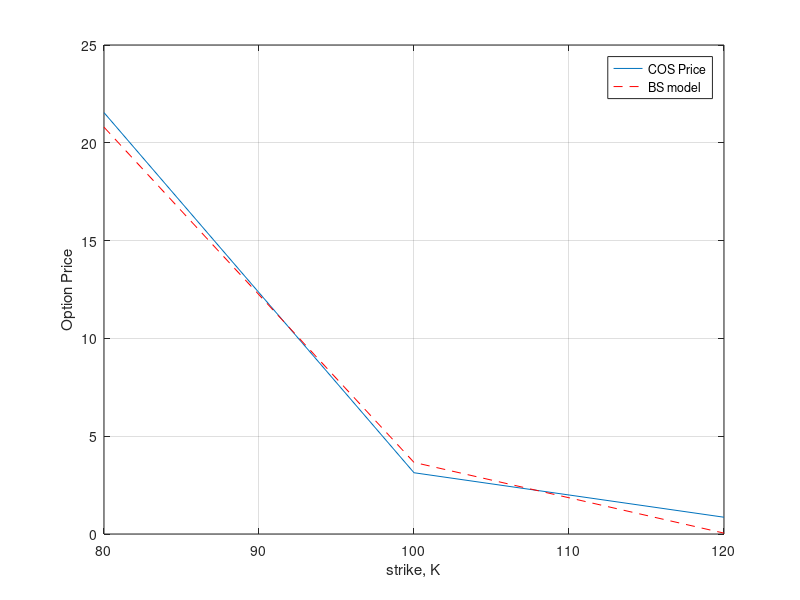

Here is the MATLAB script that generated this plot:
function CallPut_COS_Method

% Pricing of European call and put options with the COS method

i      = complex(0,1);
CP     = 'c';
L      = 10;
K      = [80,100,120]'; % vector of strikes
tau    = 0.1;
r      = 0.1;
sigma  = 0.25;
N      = 32;
S0     = 100;

% Definition of the ChH for GBM; this is an input for the COS method
% The Chf does not include the coefficient "+iuX(t_0)" as this coefficient
% is included internally in the evaluation 
% In the book we denote this function by \varphi(u)

cf = @(u)exp((r - 1 / 2 * sigma^2) * i * u * tau - 1/2 * sigma^2 * u.^2 * tau);

% Timing results

NoOfIterations = 100;
tic
for i = 1:NoOfIterations
    val_COS = CallPutOptionPriceCOSMthd(cf,CP,S0,r,tau,K,N,L);
end
time_elapsed = toc;
sprintf('It took %f seconds to price',time_elapsed/NoOfIterations)

% Plot the results

val_Exact = BS_Call_Option_Price(CP,S0,K,sigma,tau,r);
figure(1); clf(1); 
plot(K,val_COS);hold on
plot(K,val_Exact,'--r')
grid on; xlabel('strike, K'); ylabel('Option Price')
legend('COS Price','BS model')

% Error computation

error = zeros(1,length(K));
    for i = 1: length(K)
        error(i)=abs(val_COS(i)-val_Exact(i));
        sprintf('Abs error for strike %.2f is equal to %.2E',K(i),error(i))
    end

function value = CallPutOptionPriceCOSMthd(cf,CP,S0,r,tau,K,N,L)
i = complex(0,1);


% cf   - Characteristic function, in the book denoted as \varphi
% CP   - C for call and P for put
% S0   - Initial stock price
% r    - Interest rate (constant)
% tau  - Time to maturity
% K    - Vector of strike prices
% N    - Number of expansion terms
% L    - Size of truncation domain (typ.:L=8 or L=10)

x0 = log(S0 ./ K);   

% Truncation domain

a = 0 - L * sqrt(tau); 
b = 0 + L * sqrt(tau);

k = 0:N-1;              % Row vector, index for expansion terms
u = k * pi / (b - a);   % ChF arguments

H_k = CallPutCoefficients(CP,a,b,k);
temp    = (cf(u) .* H_k).';
temp(1) = 0.5 * temp(1);      % Adjust the first element by 1/2

mat = exp(i * (x0 - a) * u);  % Matrix-vector manipulations

% Final output

value = exp(-r * tau) * K .* real(mat * temp);

% Coefficients H_k for the COS method

function H_k = CallPutCoefficients(CP,a,b,k)
    if lower(CP) == 'c' || CP == 1
        c = 0;
        d = b;
        [Chi_k,Psi_k] = Chi_Psi(a,b,c,d,k);
         if a < b && b < 0.0
            H_k = zeros([length(k),1]);
         else
            H_k = 2.0 / (b - a) * (Chi_k - Psi_k);
         end
    elseif lower(CP) == 'p' || CP == -1
        c = a;
        d = 0.0;
        [Chi_k,Psi_k]  = Chi_Psi(a,b,c,d,k);
         H_k = 2.0 / (b - a) * (- Chi_k + Psi_k);       
    end

function [chi_k,psi_k] = Chi_Psi(a,b,c,d,k)
    psi_k        = sin(k * pi * (d - a) / (b - a)) - sin(k * pi * (c - a)/(b - a));
    psi_k(2:end) = psi_k(2:end) * (b - a) ./ (k(2:end) * pi);
    psi_k(1)     = d - c;
    
    chi_k = 1.0 ./ (1.0 + (k * pi / (b - a)).^2); 
    expr1 = cos(k * pi * (d - a)/(b - a)) * exp(d)  - cos(k * pi... 
                  * (c - a) / (b - a)) * exp(c);
    expr2 = k * pi / (b - a) .* sin(k * pi * ...
                        (d - a) / (b - a))   - k * pi / (b - a) .* sin(k... 
                        * pi * (c - a) / (b - a)) * exp(c);
    chi_k = chi_k .* (expr1 + expr2);
    
% Clsoed-form expression of European call/put option with Black-Scholes formula

function value=BS_Call_Option_Price(CP,S_0,K,sigma,tau,r)

% Black-Scholes call option price

d1    = (log(S_0 ./ K) + (r + 0.5 * sigma^2) * tau) / (sigma * sqrt(tau));
d2    = d1 - sigma * sqrt(tau);
if lower(CP) == 'c' || lower(CP) == 1
    value =normcdf(d1) * S_0 - normcdf(d2) .* K * exp(-r * tau);
elseif lower(CP) == 'p' || lower(CP) == -1
    value =normcdf(-d2) .* K*exp(-r*tau) - normcdf(-d1)*S_0;
end
